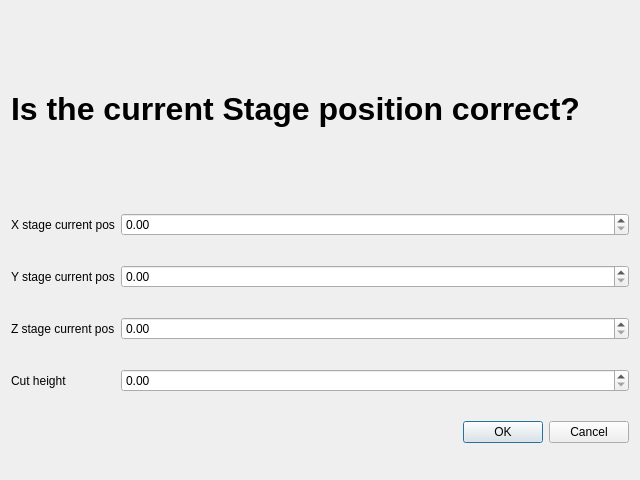
<?xml version="1.0" encoding="UTF-8"?>
<ui version="4.0">
 <class>Dialog</class>
 <widget class="QDialog" name="Dialog">
  <property name="geometry">
   <rect>
    <x>0</x>
    <y>0</y>
    <width>640</width>
    <height>480</height>
   </rect>
  </property>
  <property name="windowTitle">
   <string>Dialog</string>
  </property>
  <layout class="QGridLayout" name="gridLayout">
   <item row="2" column="0">
    <widget class="QLabel" name="label_2">
     <property name="text">
      <string>Y stage current pos</string>
     </property>
    </widget>
   </item>
   <item row="5" column="1">
    <widget class="QDialogButtonBox" name="buttonBox">
     <property name="orientation">
      <enum>Qt::Horizontal</enum>
     </property>
     <property name="standardButtons">
      <set>QDialogButtonBox::Cancel|QDialogButtonBox::Ok</set>
     </property>
    </widget>
   </item>
   <item row="3" column="0">
    <widget class="QLabel" name="label_3">
     <property name="text">
      <string>Z stage current pos</string>
     </property>
    </widget>
   </item>
   <item row="0" column="0" colspan="2">
    <widget class="QLabel" name="label_4">
     <property name="maximumSize">
      <size>
       <width>16777215</width>
       <height>150</height>
      </size>
     </property>
     <property name="font">
      <font>
       <pointsize>24</pointsize>
       <weight>75</weight>
       <bold>true</bold>
      </font>
     </property>
     <property name="text">
      <string>Is the current Stage position correct?</string>
     </property>
    </widget>
   </item>
   <item row="3" column="1">
    <widget class="QDoubleSpinBox" name="Zpos">
     <property name="maximum">
      <double>150.000000000000000</double>
     </property>
    </widget>
   </item>
   <item row="1" column="0">
    <widget class="QLabel" name="label">
     <property name="text">
      <string>X stage current pos</string>
     </property>
    </widget>
   </item>
   <item row="1" column="1">
    <widget class="QDoubleSpinBox" name="Xpos">
     <property name="maximum">
      <double>300.000000000000000</double>
     </property>
    </widget>
   </item>
   <item row="2" column="1">
    <widget class="QDoubleSpinBox" name="Ypos"/>
   </item>
   <item row="4" column="0">
    <widget class="QLabel" name="label_5">
     <property name="text">
      <string>Cut height</string>
     </property>
    </widget>
   </item>
   <item row="4" column="1">
    <widget class="QDoubleSpinBox" name="CutHeight"/>
   </item>
  </layout>
 </widget>
 <resources/>
 <connections>
  <connection>
   <sender>buttonBox</sender>
   <signal>accepted()</signal>
   <receiver>Dialog</receiver>
   <slot>accept()</slot>
   <hints>
    <hint type="sourcelabel">
     <x>248</x>
     <y>254</y>
    </hint>
    <hint type="destinationlabel">
     <x>157</x>
     <y>274</y>
    </hint>
   </hints>
  </connection>
  <connection>
   <sender>buttonBox</sender>
   <signal>rejected()</signal>
   <receiver>Dialog</receiver>
   <slot>reject()</slot>
   <hints>
    <hint type="sourcelabel">
     <x>316</x>
     <y>260</y>
    </hint>
    <hint type="destinationlabel">
     <x>286</x>
     <y>274</y>
    </hint>
   </hints>
  </connection>
 </connections>
</ui>
